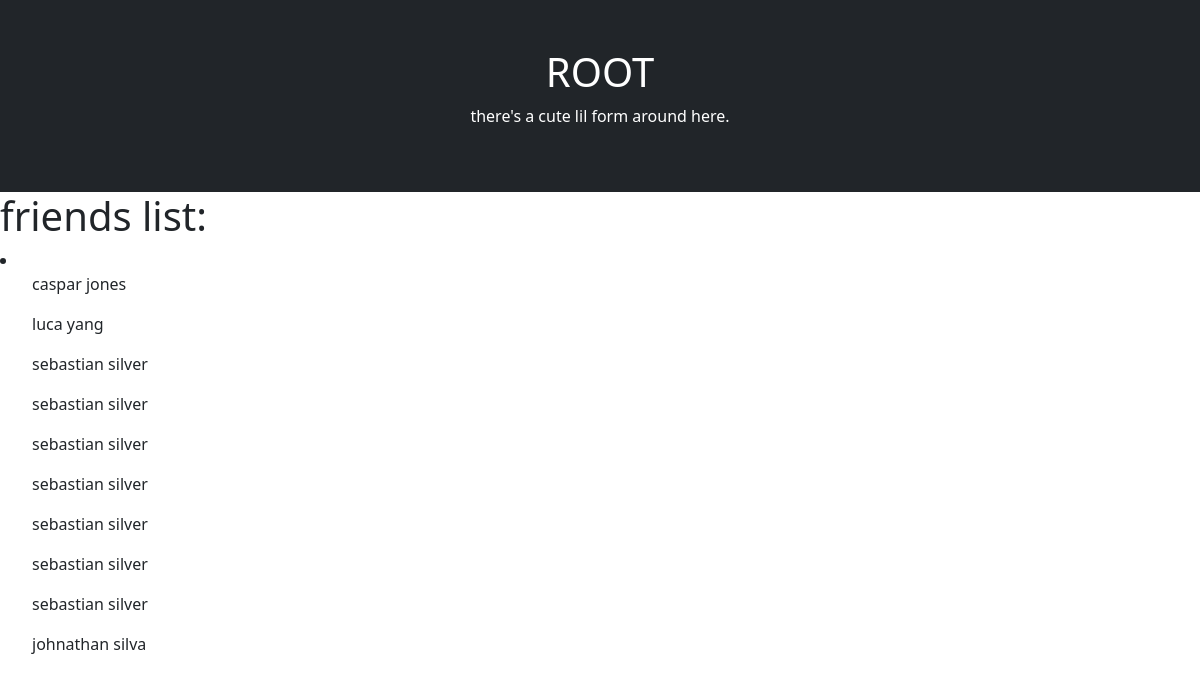
Screenshot of /friends with the database file from the repository.
### app/models.py (models this page shows, shortened)
class Friend(db.Model):
  __tablename__ = 'friends'
  friend_id = db.Column(db.Integer, primary_key=True)
  name = db.Column(db.String(20), nullable=False, unique=False, index=True)

### app/routes.py (the view)
@app.route('/friends')
def friends():
  friendnames = [friend.name for friend in Friend.query.all()]
  return render_template('friends.html', friendnames=friendnames)

### app/templates/friends.html
{% extends "base.html" %} {% block body %}
<h1>friends list:</h1>
<li>
  {% for name in friendnames %}
  <ul>
    {{name}}
  </ul>
  {% endfor %}
</li>
{% endblock %}

### app/templates/base.html (shortened to what this page needs)
<!DOCTYPE html>
<html lang="en">
  <head>
    <link
      href="https://cdn.jsdelivr.net/npm/bootstrap@5.3.2/dist/css/bootstrap.min.css"
      rel="stylesheet"
    />
  </head>
  <body>
    <div class="container-fluid p-5 bg-dark text-white text-center">
      <h1>ROOT</h1>
      <p>there's a cute lil form around here.</p>
    </div>
    {% block body %} {% endblock %}
  </body>
</html>

### rows the page displays
Friend: name "caspar jones"
Friend: name "luca yang"
Friend: name "sebastian silver"
Friend: name "sebastian silver"
Friend: name "sebastian silver"
Friend: name "sebastian silver"
Friend: name "sebastian silver"
Friend: name "sebastian silver"
Friend: name "sebastian silver"
Friend: name "johnathan silva"
